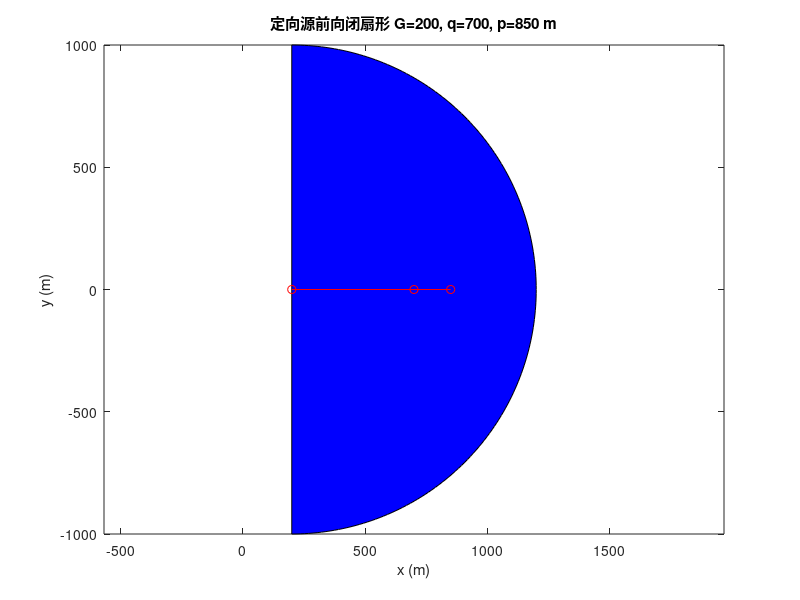

Source code (MATLAB):
f=figure('Name','Fig20 directional','Color','white'); t=linspace(-pi/2,pi/2,181); fill(200+1000*cos(t),1000*sin(t),'b'); hold on; plot([200 700 850],[0 0 0],'o-r'); axis equal; xlabel('x (m)'); ylabel('y (m)'); title('定向源前向闭扇形 G=200, q=700, p=850 m');
